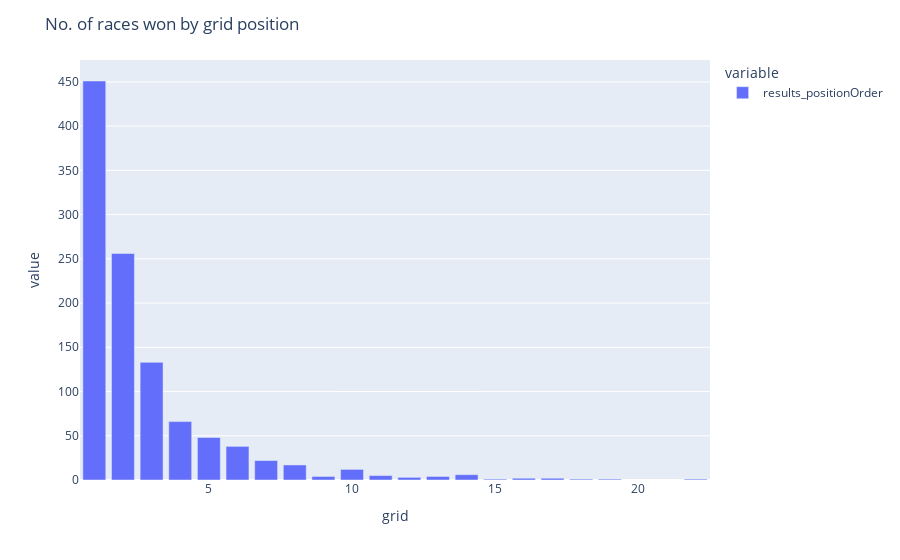

The cell this chart's notebook holds for it:
### Code cell
wins = df_after_dropping[['grid', 'results_positionOrder']][df_after_dropping['results_positionOrder'] == 1]
wins = wins.groupby(['grid']).count()

fig = px.bar(wins)
fig.update_layout(title = 'No. of races won by grid position')
fig.show()

### Figure 1 — Plotly figure (JSON) as saved in the notebook; plotly's stock layout.template omitted (floating-point values rounded to 4 significant figures)
{"data": [{"alignmentgroup": "True", "hovertemplate": "variable=results_positionOrder<br>grid=%{x}<br>value=%{y}<extra></extra>", "legendgroup": "results_positionOrder", "marker": {"color": "#636efa", "pattern": {"shape": ""}}, "name": "results_positionOrder", "offsetgroup": "results_positionOrder", "orientation": "v", "showlegend": true, "textposition": "auto", "type": "bar", "x": [1, 2, 3, 4, 5, 6, 7, 8, 9, 10, 11, 12, 13, 14, 15, 16, 17, 18, 19, 22], "xaxis": "x", "y": [451, 256, 133, 66, 48, 38, 22, 17, 4, 12, 5, 3, 4, 6, 1, 2, 2, 1, 1, 1], "yaxis": "y"}], "layout": {"barmode": "relative", "legend": {"title": {"text": "variable"}, "tracegroupgap": 0}, "margin": {"t": 60}, "title": {"text": "No. of races won by grid position"}, "xaxis": {"anchor": "y", "domain": [0, 1], "title": {"text": "grid"}}, "yaxis": {"anchor": "x", "domain": [0, 1], "title": {"text": "value"}}}}
